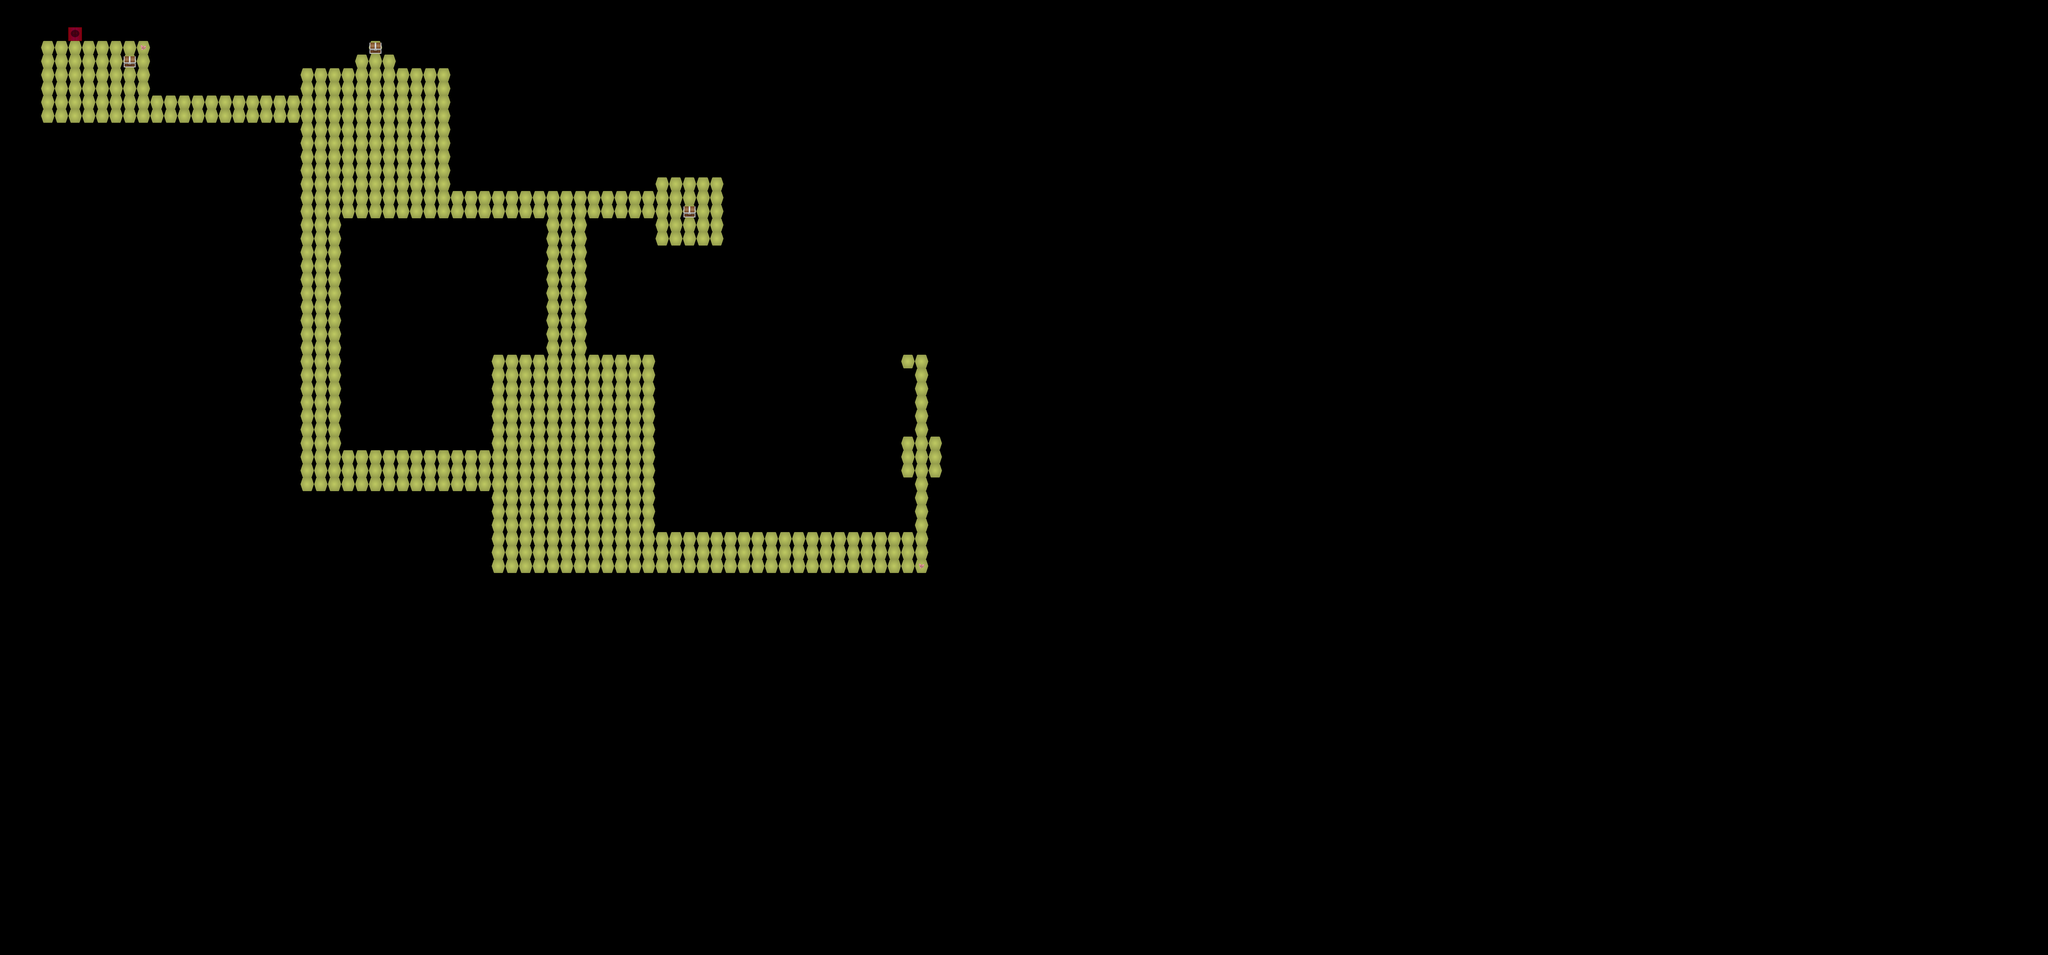

Below is a game level as drawn by its tile map, then a one-line description and the .tmx that defines it (tile-layer data replaced by summaries):
An orthogonal 150x70 tile map with 48x48 px tiles, 3 tile layers (bg, hard, overlay).

<map version="1.0" orientation="orthogonal" width="150" height="70" tilewidth="48" tileheight="48">
 <tileset firstgid="1" name="tiles" tilewidth="48" tileheight="48">
  <image source="../data/images/tiles.png" width="768" height="768" />
 </tileset>
 <layer name="bg" width="150" height="70">
  <data>[10500 cells, 646 non-empty, 2 distinct tile ids]</data>
 </layer>
 <layer name="hard" width="150" height="70">
  <data>[10500 cells, 336 non-empty, 4 distinct tile ids]</data>
 </layer>
 <layer name="overlay" width="150" height="70">
  <data>[10500 cells, 0 non-empty, 0 distinct tile ids]</data>
 </layer>
 <objectgroup name="objects" width="150" height="70" />
</map>
